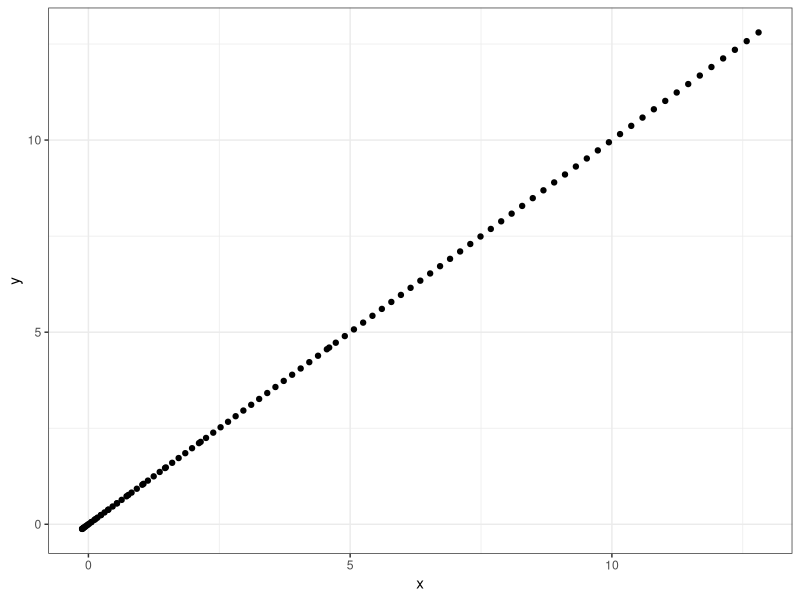
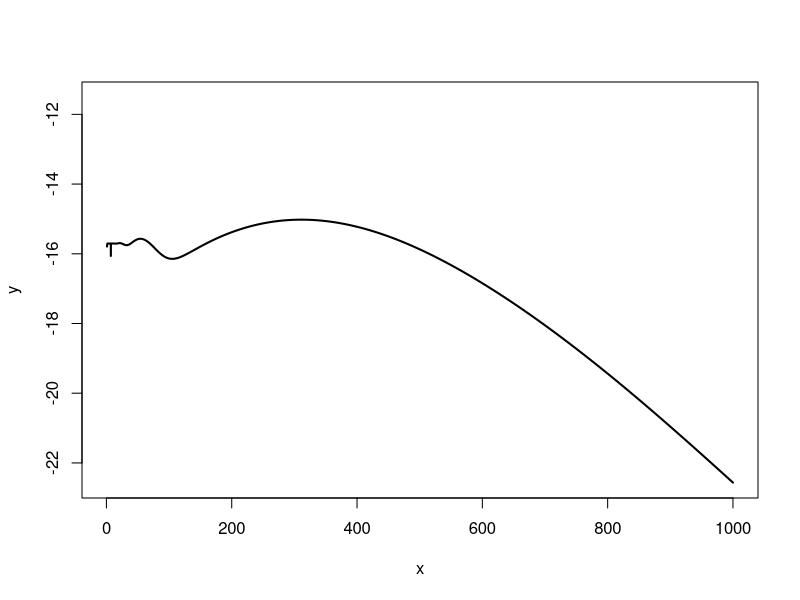
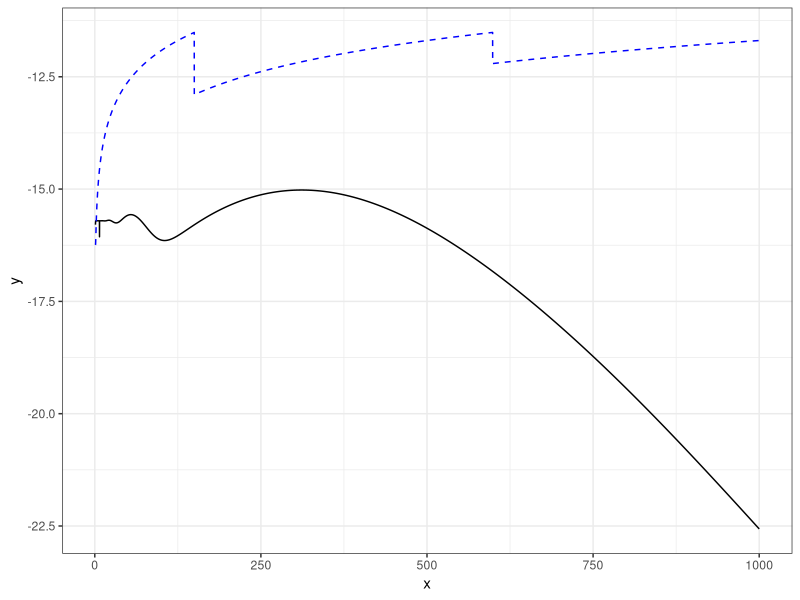
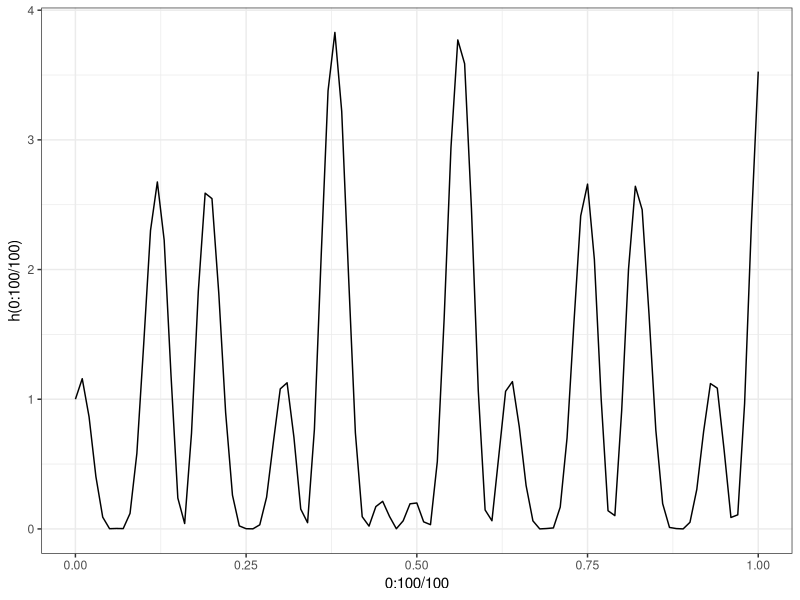
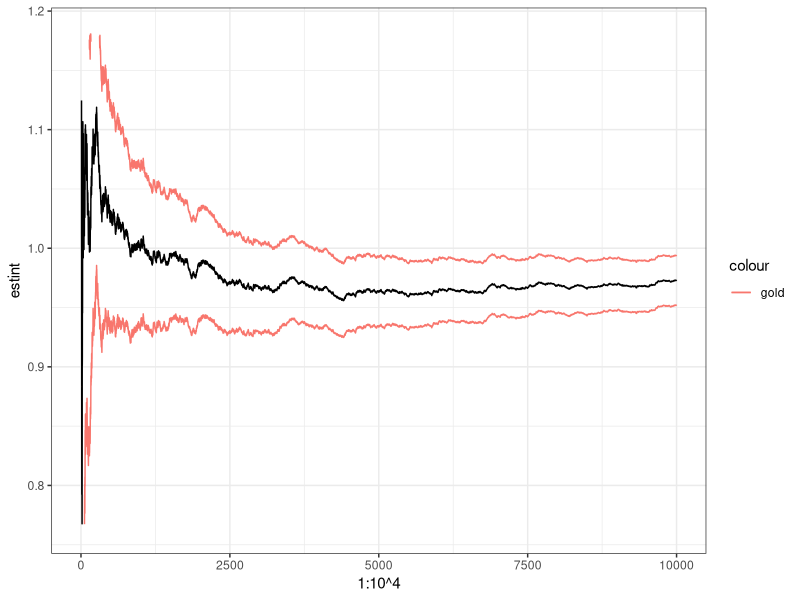
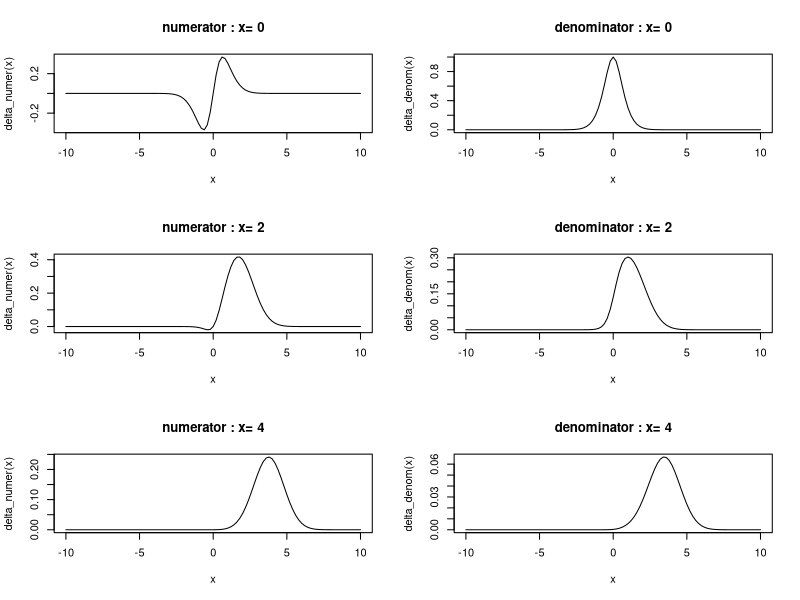
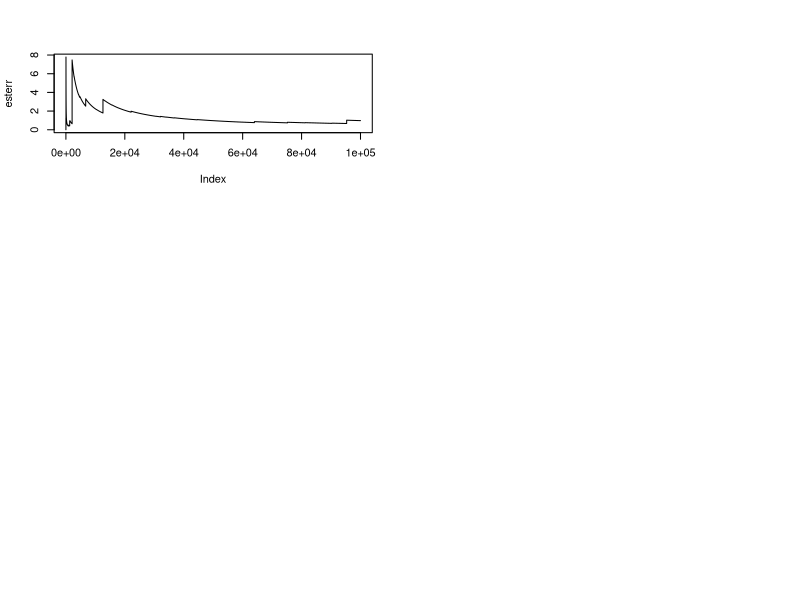

R code for these plots, in order:
## ---- chunk 1
knitr::opts_chunk$set(echo = TRUE,warning = FALSE,message = FALSE)
library(ggplot2)
library(reshape2)
library(dplyr)
library(MASS)
theme_set(theme_bw())
## ---- chunk 2
ch <- function(la){
  integrate(function(x) {x^{la-1}*exp(-x)}, 0, Inf)$val
}
plot_d <- data.frame(x = lgamma(seq(0.01,10,le=100)),y = log(apply(as.matrix(seq(0.01,10,le=100)), 1, ch)))
ggplot(plot_d,aes(x=x,y=y))+geom_point()
## ---- chunk 3
cac=rcauchy(10)+350
lik=function(the){
  u=dcauchy(cac[1]-the)
  for(i in 2:10)
    u=u*dcauchy(cac[i]-the)
    return(u)
}

print(integrate(lik,-Inf,Inf))

print(integrate(lik,200,400))

cac=rcauchy(10)

nin=function(a){integrate(lik,-a,a)$val}
nan=function(a){area(lik,-a,a)}
x=seq(1,10^3,le=10^4)
y=log(apply(as.matrix(x),1,nin))
z=log(apply(as.matrix(x),1,nan))
plot(x,y,type="l",ylim=range(cbind(y,z)),lwd=2)
ggplot()+geom_line(data = data.frame(x,y),mapping = aes(x=x,y=y))+geom_line(data = data.frame(x,z),mapping = aes(x=x,y=z),colour='blue',linetype=2)
## ---- chunk 4
h <- function(x){(cos(50 * x) + sin(20 * x))^2}
ggplot()+geom_line(mapping=aes(x= 0:100/100,y =h(0:100/100)))
integrate(h,0,1)
x <- h(runif(10^4))
estint <- cumsum(x)/(1:10^4)
esterr <- sqrt(cumsum((x - estint)^2))/(1:10^4)
ggplot(data.frame(estint), aes(x=1:10^4,y=estint))+geom_line()+ylim(mean(x)+20*c(-esterr[10^4],esterr[10^4]))+
  geom_line(mapping = aes(x=1:10^4,y=estint+2*esterr,color="gold"))+geom_line(mapping=aes(x=1:10^4,y=estint-2*esterr,color="gold"))
## ---- chunk 5
delta_numer <- function(theta){theta/(1+theta^2)*exp(-(x-theta)^2/2)}
delta_denom <- function(theta){1/(1+theta^2)*exp(-(x-theta)^2/2)}
par(mfrow=c(3,2))
for(x in c(0,2,4)){
  curve(delta_numer,from=-10,to=10,main=paste("numerator : x=",x))
  curve(delta_denom,from=-10,to=10,main=paste("denominator : x=",x))
} 

for(x in c(0,2,4)){
  #正規分布から乱数を発生させて、コーシーで評価
  N <-10^5
  norm <- rnorm(N,x)
  cauchy <- dcauchy(norm)
  print(mean(norm*cauchy)/mean(cauchy))
  #その逆　結果はほぼ同じ
  cauchy <- rcauchy(N)
  norm <- dnorm(cauchy,x)
  print(mean(cauchy*norm)/mean(norm))
} 
## ---- chunk 6
estint <- cumsum(cauchy*norm)/cumsum(norm)
esterr <- sqrt(cumsum((cauchy-estint)^2)/c(1:length(cauchy))^2)
plot(esterr,type='l')
